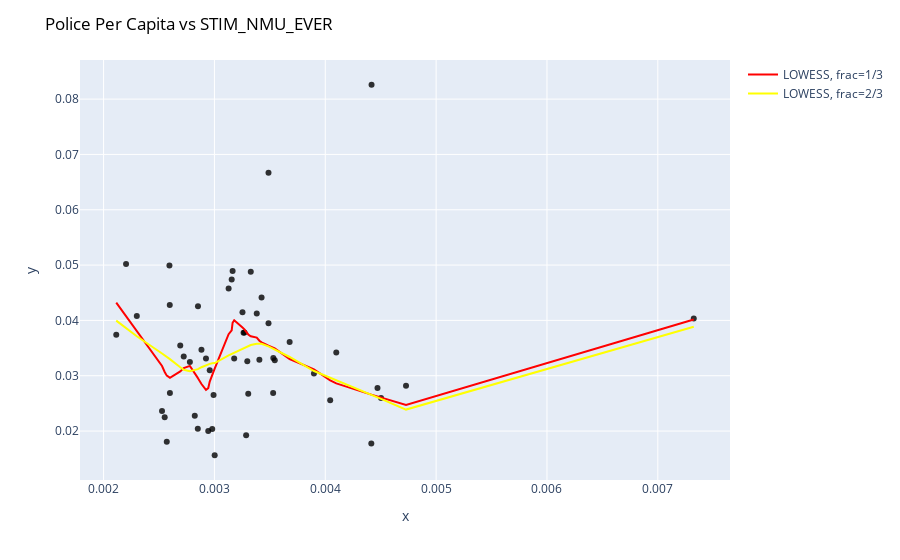

Notebook source saved alongside this figure:
### Code cell
endog = final_data["STIM_NMU_EVER"].values
endog
exogvals = X1["police_per_capita"]
exog = exogvals.values
# x values 
#X1
#X2
# y values
#final_data["OP_NMU_EVER"]
#final_data["BENZ_NMU_EVER"]
#final_data["STIM_NMU_EVER"]
#final_data["GABA_NMU_EVER"]
#final_data["ILL_USE"]
new_y = lowess(endog, exog, frac=1./3)
new_y2 = lowess(endog, exog, frac=2/3)
new_y3 = lowess(endog, exog, frac=1/5)


fig = px.scatter(df, x=exog, y=endog, 
                 opacity=0.8, color_discrete_sequence=['black'])

fig.update_layout(title=dict(text="Police Per Capita vs STIM_NMU_EVER ", 
                             font=dict(color='black')))
# Add the prediction line
fig.add_traces(go.Scatter(x=new_y[:,0], y=new_y[:,1], name='LOWESS, frac=1/3', line=dict(color='red')))
fig.add_traces(go.Scatter(x=new_y2[:,0], y=new_y2[:,1], name='LOWESS, frac=2/3', line=dict(color='yellow')))
#fig.add_traces(go.Scatter(x=new_y3[:,0], y=new_y3[:,1], name='LOWESS, frac=1/5', line=dict(color='blue')))
